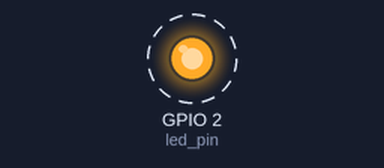
The sketch below on a simulated ESP32. Shown: output pins drawn as LEDs (lit = HIGH). Dashed ring = blinking.

Above: at 0.2 s.
Timing chart, 0 to 3.0 s (numbered marks = the images above):
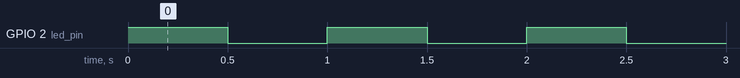

Measured:
- by itself, GPIO 2 (led_pin): alternates HIGH for 0.50 s and LOW for 0.50 s

The sketch:

ex1.ino
```cpp
//Using only 1 core for learning purpose
#if CONFIG_FREERTOS_UNICORE
static const BaseType_t app_cpu = 0;
#else
static const BaseType_t app_cpu = 1;
#endif

// Pins
static const int led_pin = 2;

// Task: Blink an LED
void toggleLED(void *parameter)
{
  while(1)
  {
    digitalWrite(led_pin, HIGH);
    vTaskDelay(500/portTICK_PERIOD_MS);
    digitalWrite(led_pin,LOW);
    vTaskDelay(500/portTICK_PERIOD_MS);
    }
  }


void setup() {
  // Configuring pins

  pinMode(led_pin,OUTPUT);

  //Task to run forever
  xTaskCreatePinnedToCore(                  // xTaskCreate is used for vanilla FreeRTOS
                      toggleLED,            // Name of fn that is being called
                      "Toggle the LED bruh",// Name of the task
                      1024,                 // Stack size (for esp32 idf its in bytes for FreeRTOS its words
                      NULL,                 // parameter that is passed to fn
                      1,                    // Priority of task varies from 0 to 24, 24 being most priority
                      NULL,                 // Task Handle
                      app_cpu);             //Informing it to run on 1 core

  // In vanilla RTOS, vTaskStartSchedueler() must be called in main
  // once the tasks are done
}

void loop() {
  // put your main code here, to run repeatedly:

}
```
